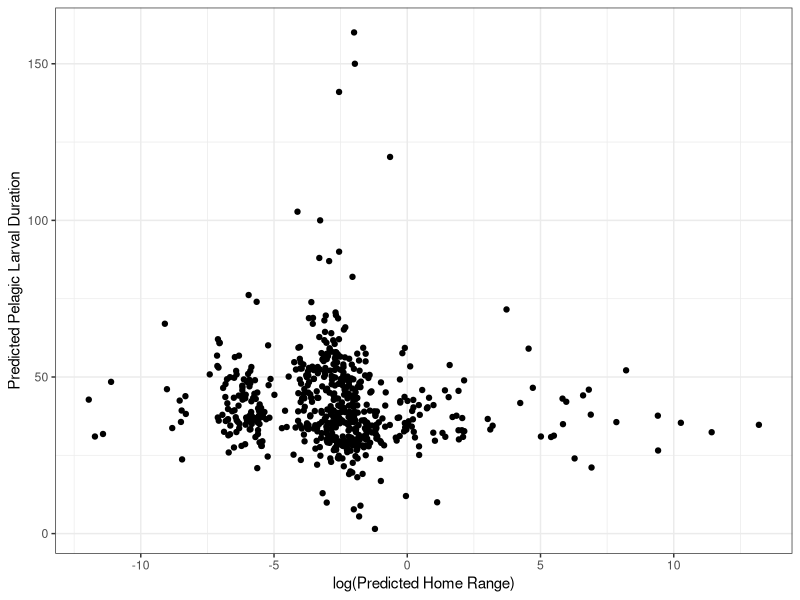
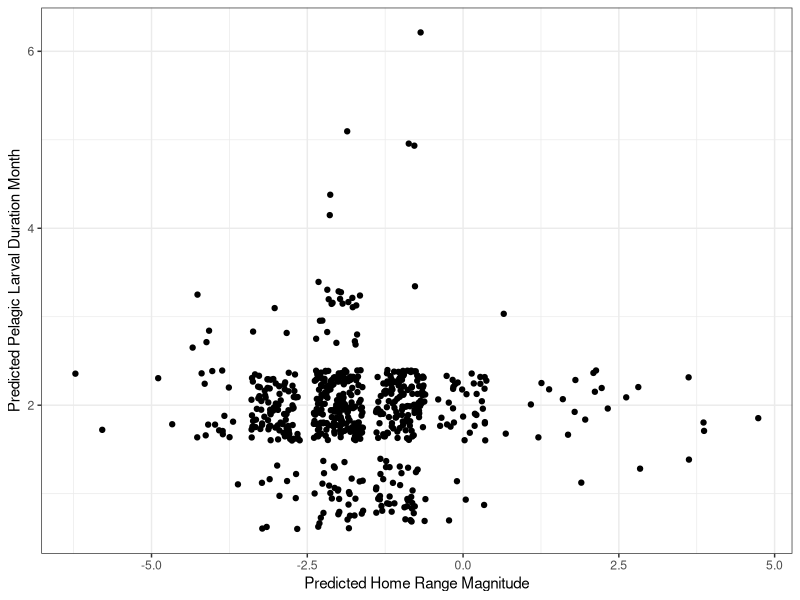
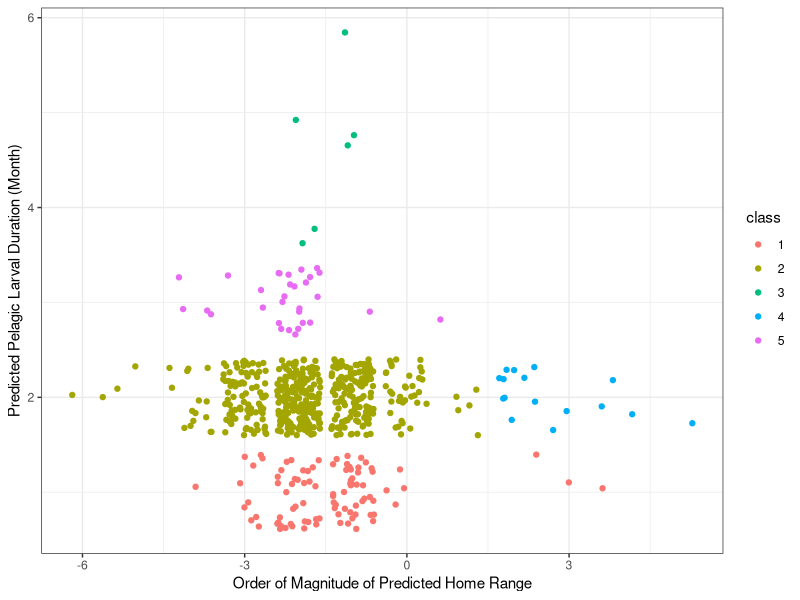
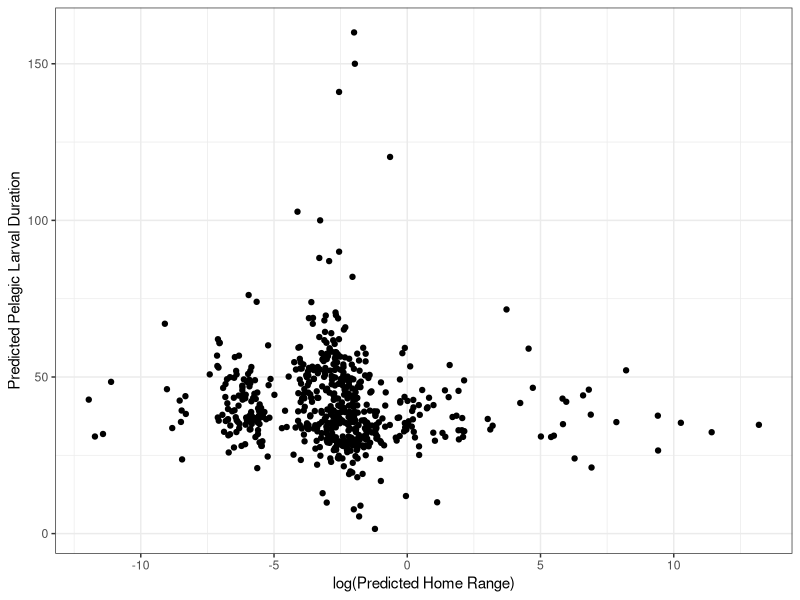
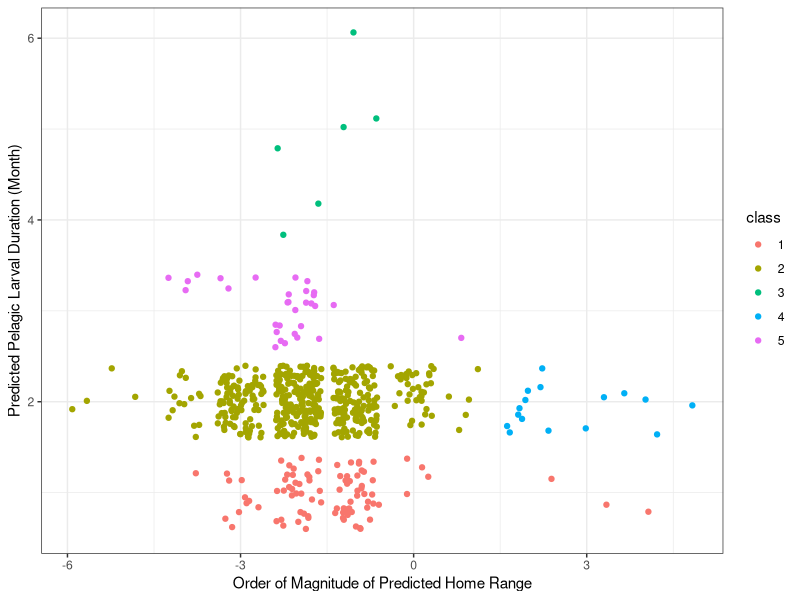

These charts were generated, in order, by the following R code:
## ---- chunk 1
knitr::opts_chunk$set(echo = TRUE, warning=FALSE, message=FALSE)

library(tidyverse)
library(mclust)
## ---- chunk 2
data = read_csv(here::here("01_data", "02_processed_data", "homerange_pld.csv")) %>% 
  mutate(home_range = case_when(
    !is.na(observed_homerange) ~ observed_homerange,
    is.na(observed_homerange) ~ predicted_homerange
  )) %>% 
  mutate(pld = case_when(
    !is.na(observed_pld) ~ observed_pld,
    is.na(observed_pld) ~ predicted_pld
  )) %>% 
  filter(pld < 400) %>% 
  mutate(magnitude_homerange = floor(log10(home_range))) %>% 
  mutate(month_pld = ceiling(pld / 30))
## ---- chunk 3
p1 = ggplot(data, aes(log(home_range), pld)) +
  geom_point() +
  theme_bw() +
  labs(x = "log(Predicted Home Range)", 
      y = "Predicted Pelagic Larval Duration")

p1

ggsave(p1, file = paste0("data_fig.pdf"), path = here::here("04_figs"), height = 8, width = 15)
## ---- chunk 4
ggplot(data, aes(magnitude_homerange, month_pld)) +
  geom_jitter() +
  theme_bw() +
  labs(x = "Predicted Home Range Magnitude", 
      y = "Predicted Pelagic Larval Duration Month")
## ---- chunk 5
gmm_data = data %>%
  dplyr::select(magnitude_homerange, month_pld)

gmm_mclust2 = Mclust(gmm_data)

summary(gmm_mclust2)

gmm_data$class = as.factor(gmm_mclust2[["classification"]])

p2 = ggplot(gmm_data, aes(magnitude_homerange, month_pld)) +
  geom_jitter(aes(color = class)) +
  theme_bw() +
  labs(x = "Order of Magnitude of Predicted Home Range", 
      y = "Predicted Pelagic Larval Duration (Month)")

p2

ggsave(p2, file = paste0("gmm_fig.pdf"), path = here::here("04_figs"), height = 8, width = 15)
